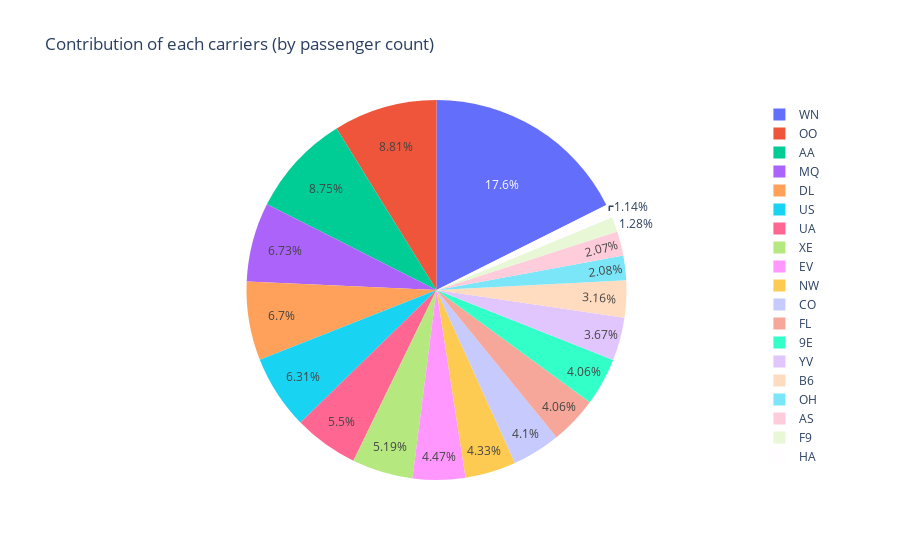

This figure's notebook cell:
### Code cell
df1=df['UNIQUE_CARRIER'].value_counts().reset_index(name="counts")

fig = px.pie(df1, values='counts', names='index', title='Contribution of each carriers (by passenger count)')
fig.show()

### Figure 1 — Plotly figure (JSON) as saved in the notebook; plotly's stock layout.template omitted (floating-point values rounded to 4 significant figures)
{"data": [{"domain": {"x": [0, 1], "y": [0, 1]}, "hovertemplate": "index=%{label}<br>counts=%{value}<extra></extra>", "labels": ["WN", "OO", "AA", "MQ", "DL", "US", "UA", "XE", "EV", "NW", "CO", "FL", "9E", "YV", "B6", "OH", "AS", "F9", "HA"], "legendgroup": "", "name": "", "showlegend": true, "type": "pie", "values": [90352, 45204, 44870, 34550, 34373, 32353, 28204, 26612, 22913, 22201, 21054, 20839, 20824, 18831, 16193, 10687, 10614, 6549, 5828]}], "layout": {"legend": {"tracegroupgap": 0}, "title": {"text": "Contribution of each carriers (by passenger count)"}}}
